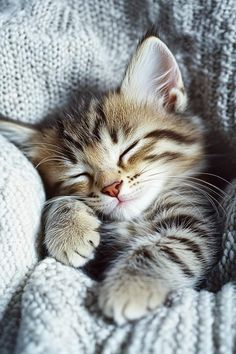
#> input picture imagens/cat.png, 236 x 354 px, found by its file name
$ python 'Aula003 - Padding e Subplots.py'
#> lines starting #> are read from the running program, lines starting #| are printed output that depends on the picture
# Estudos - OpenCV

# Aula 003 - Padding e Subplots

# Versões do Python e das bibliotecas usadas
# Python == 3.9.25
# Opencv == 4.12.0.88
# Numpy == 2.0.2
# Matplotlib == 3.9.4

# ------------------------------------------------------

# Revisão: Aula 002

"""
Aprendemos sobre:

- Conversão de imagem para grayscale utilizando a flag 0 ao ler a imagem: cv2.imread('caminho/imagem', 0)
- Como uma máquina lê uma imagem: matriz de pixels, com cada pixel tendo cores em RGB
- Acessar as dimensões (largura x altura) e quantidade de canais de cores de uma imagem usando .shape()
- Acessar os pixels de uma imagem e os canais de cores separadamente usando indexação e loop for
- Modificar os canais de cores de uma imagem, também com loop for
- Extrair uma região de interesse da imagem usando indexação
- Adicionar região de inteteresse por cima da imagem original em algum pixel

"""

# ------------------------------------------------------

# 001 - Criando bordas em imagens

"""
Por que criar bordas em imagens?

- Trabalhar em imagens com tamanhos diferentes, mas que precisam ter o mesmo tamanho

- Uma solução para isso é redimensionar, porém você pode perder o dado original

- Em pesquisas de base de dados, você precisa do dado original, que tá na base, perder esse dado iria atrapalhar e possivelmente enviesar a análise

- Aplicando uma mesma borda em todas as imagens, com tamanhos diferentes, é uma solução mais viável, pois causa uma menor perda dos dados originais

"""

import cv2
import numpy as np
import matplotlib.pyplot as plt

def show_image_grid(img, title):
    fig, axis = plt.subplots()
    '''
    Aqui, definimos que nosso plot terá subplots, ou seja, sub-áreas onde poderemos fazer algum desenho.

    Quando temos apenas 1 subplot, já é lido automaticamente como subplot de 1 linha e 1 coluna.

    fig = A figue, a janela inteira. Podemos usar essa fig para controlar o tamanho da tela, layout, espaçamento e etc. Lembrando: fig != plot. Plot é basicamente a ação de desenhar algo em uma figure. A figure é a janela onde vai ser feito o desenho.

    axis = de forma simples, é cada subplot que será feito. se nós temos 6 axis, então temos 6 subplots. Cada subplot será em um axis próprio. É sempre feito um desenho por axis.

    Quem faz o desenho é o axis, então quando fazemos plt.plot, por baixo dos panos, o que acontece realmente é um axis.plot, pois somente o axis a capacidade de desenhar!
    '''
    imgMPLIB = cv2.cvtColor(img, cv2.COLOR_BGR2RGB)
    axis.imshow(imgMPLIB)
    axis.set_title(title)
    plt.show()

def showMultipleImageGrid(imgs_array, titles_array, x, y):
    if(x < 1 or y < 1):
        print('ERRO: X e Y não podem ser menor ou igual a zero. Não é possível fazer a plotagem com zero colunas ou zero linhas!')
        return
    elif(x == 1 and y == 1):
        show_image_grid(imgs_array, titles_array)
    elif(x == 1):
        fig, axis = plt.subplots(y)
        fig.suptitle(titles_array)
        y_id = 0
        for img in imgs_array:
            imgMPLIB = cv2.cvtColor(img, cv2.COLOR_BGR2RGB)
            axis[y_id].imshow(imgMPLIB)

            y_id += 1

    elif(y == 1):
        fig, axis = plt.subplots(1, x)
        fig.suptitle(titles_array)
        x_id = 0
        for img in imgs_array:
            imgMPLIB = cv2.cvtColor(img, cv2.COLOR_BGR2RGB)
            axis[x_id].imshow(imgMPLIB)

            x_id += 1
    else:
        fig, axis = plt.subplots(y, x)
        imgMPLIB = cv2.cvtColor(img, cv2.COLOR_BGR2RGB)
        x_id, y_id, title_id = 0, 0, 0
        for img in imgs_array:
            imgMPLIB = cv2.cvtColor(img, cv2.COLOR_BGR2RGB)
            axis[y_id, x_id].set_title(titles_array[title_id])
            axis[y_id, x_id].imshow(imgMPLIB)
            if (len(titles_array[title_id]) == 0):
                axis[y_id, x_id].axis('off')

            title_id += 1
            x_id += 1
            if x_id == x:
                x_id = 0
                y_id += 1

    plt.show()


def plot_two_image_horizontal():
    img_original = cv2.imread('imagens\cat.png')
    img_replicate = cv2.copyMakeBorder(img_original, 100, 100, 100, 100, cv2.BORDER_REPLICATE)

    # cv2.copyMakeBorder cria uma borda, do tamanho que você quiser, na imagem

    # os números 100 é quantidade de pixels da borda de cada lado (top, bottom, left, right)

    # cv2.BORDER_REPLICATE replica a cor do último pixel da imagem para ser a mesma cor das bordas. Em tese não é a cor, mas sim o pixel em si que é replicado


    # criando grid com 2 imagens, a segunda com borda replicada
    imgs_array = [img_original, img_replicate]
    title = 'Imagem original e Imagem com borda replicada'
    showMultipleImageGrid(imgs_array, title, 2, 1)

def main():
    img = cv2.imread('imagens\cat.png')
#> img is the input picture: shape (354, 236, 3); mean B, G, R 149.8, 150.3, 147.3

    # Exibindo apenas uma imagem
    # showImageGrid(img, "Gatinho")

    # Exibindo duas imagens horizontalmente
    plot_two_image_horizontal()
#> in plot_two_image_horizontal, `img_replicate = cv2.copyMakeBorder(img_original, 100, 100, 100, 100, c..`:
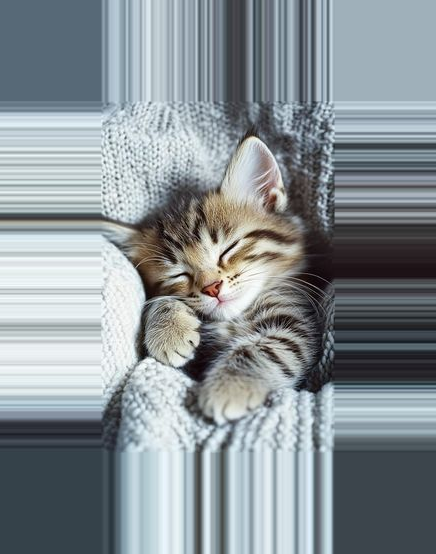
#> img_replicate: shape (554, 436, 3); mean B, G, R 149.5, 144.7, 135.9
#> the loop in showMultipleImageGrid, `for img in imgs_array:` made 2 passes
#> after the loop in showMultipleImageGrid, `for img in imgs_array:`: x_id = 2
#> in showMultipleImageGrid, `plt.show()`:
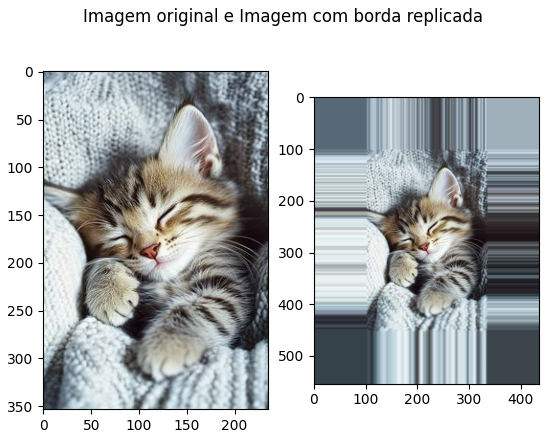
#> figure drawn by matplotlib, 2 panels


main()

$ run again, with imagens/husky.jpeg saved as imagens/cat.png
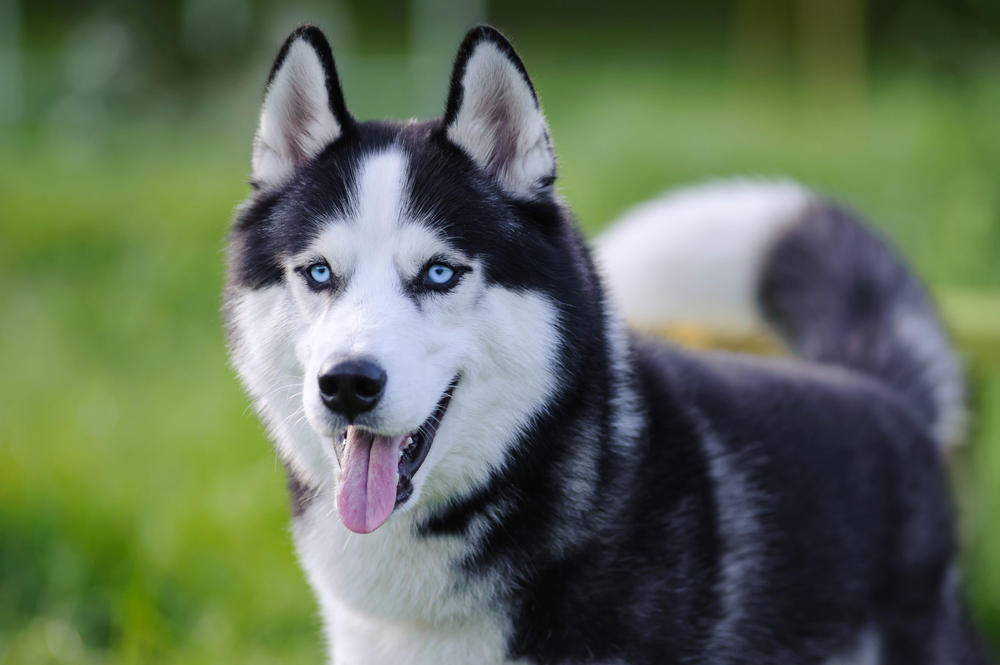
#> input picture imagens/husky.jpeg, 1000 x 665 px, shrunk from 2560 x 1703 before the run, found by its file name
#> in main, img is the input picture: shape (665, 1000, 3); mean B, G, R 88.5, 111, 97.6
#> in plot_two_image_horizontal, `img_replicate = cv2.copyMakeBorder(img_original, 100, 100, 100, 100, c..`:
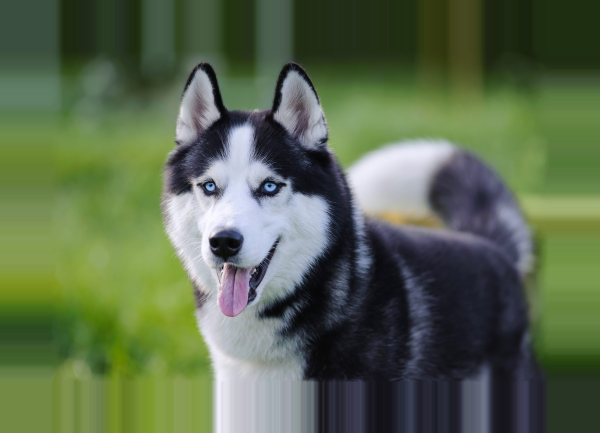
#> img_replicate: shape (865, 1200, 3) (shown at 1/2 size); mean B, G, R 77.6, 105.6, 90.4
#> the loop in showMultipleImageGrid, `for img in imgs_array:` made 2 passes
#> after the loop in showMultipleImageGrid, `for img in imgs_array:`: x_id = 2
#> in showMultipleImageGrid, `plt.show()`:
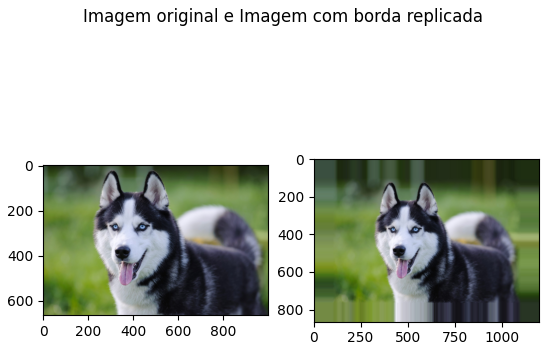
#> figure drawn by matplotlib, 2 panels
